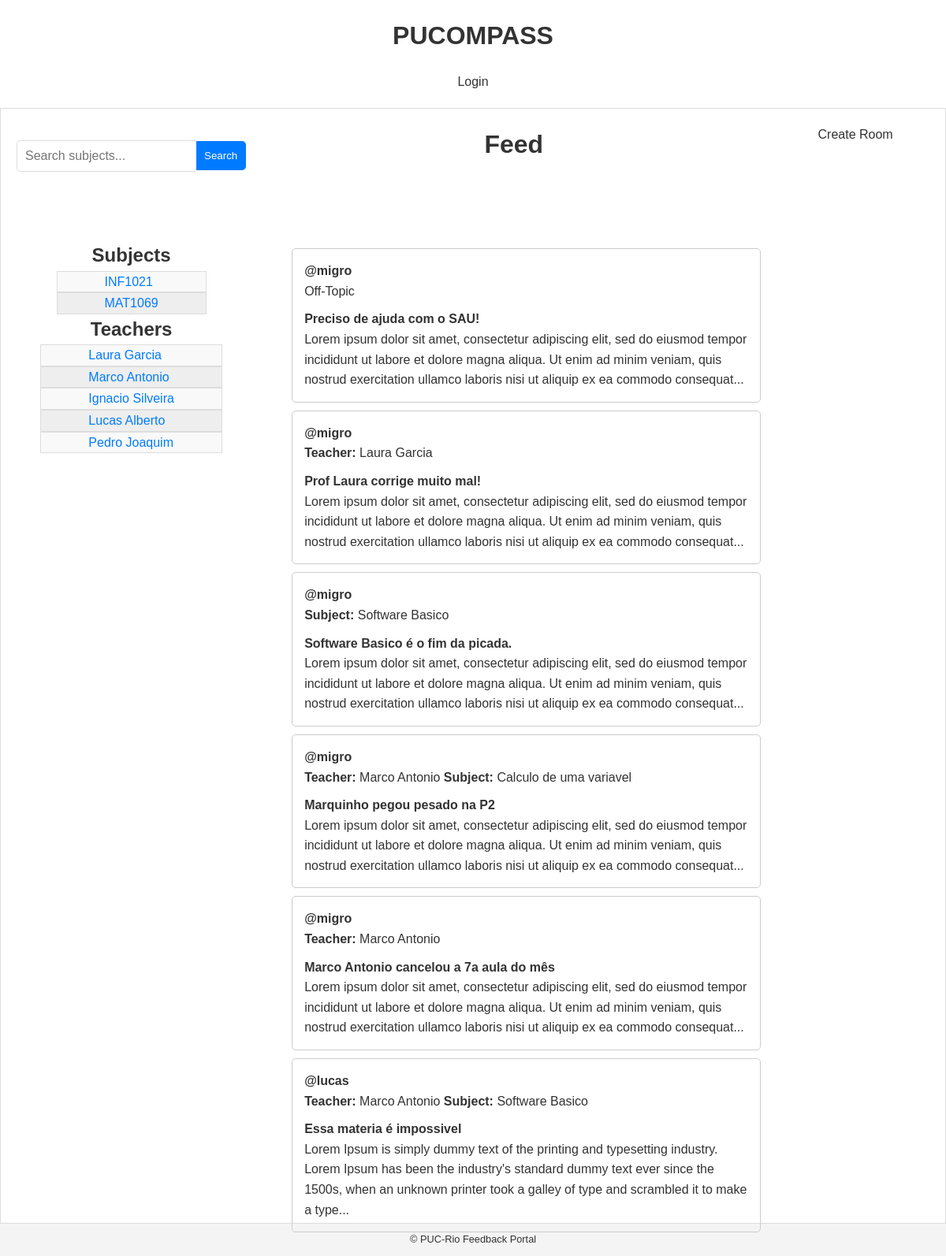
The page / on the database its author committed.
### reviews/models/entities.py (models this page shows)
class Subject(models.Model):
    name_validator = RegexValidator(
        regex=r'^[A-Z]{3}\d{4}$',
        message="Subject code must be 3 uppercase \
        letters followed by 4 digits. E.g., 'INF1343'."
    )
    code = models.CharField(
        max_length=7,
        unique=True,
        validators=[name_validator],
        primary_key=True,
        default='XXX0000',
    )
    name = models.CharField(max_length=100)
    average_stars = models.FloatField(
        validators=[MinValueValidator(1), MaxValueValidator(5)],
        default=None,
        null=True,
        blank=True)
    def __str__(self):
        return str(self.name)

class Teacher(models.Model):
    name = models.CharField(max_length=100)
    email = models.EmailField(max_length=100, unique=True,
                              null=True, blank=True)
    average_stars = models.FloatField(
        validators=[MinValueValidator(1), MaxValueValidator(5)],
        default=None,
        null=True,
        blank=True)
    def __str__(self):
        return str(self.name)

### reviews/models/feedback.py (models this page shows, shortened)
class Feedback(models.Model):
    subject = models.ForeignKey(Subject, on_delete=models.CASCADE,
                                null=True, blank=True)
    title = models.CharField(max_length=40)
    body = models.TextField()
    author = models.ForeignKey(User, on_delete=models.SET_NULL, null=True)
    teachers = models.ForeignKey(Teacher, on_delete=models.SET_NULL,
                                 null=True, blank=True)
    participants = models.ManyToManyField(User, related_name='participants',
                                          blank=True)
    created = models.DateTimeField(auto_now_add=True)
    def validate_half_number(self):
        """
        Validator to check if the value is a whole number or a half number.

        Args:
            self (float): The value to validate.

        Raises:
            ValidationError: If the value is not a whole or half number.
        """
        if self * 2 % 1 != 0:
            raise ValidationError('Value must be a whole or half number.')
    stars = models.FloatField(
        validators=[MinValueValidator(1),
                    MaxValueValidator(5),
                    validate_half_number],
        default=None, null=True, blank=True)

### reviews/views.py (the view)
# urls.py: path('', views.home, name='home'),
def home(request):
    q = request.GET.get('q') if request.GET.get('q') is not None else ''
    feedbacks = Feedback.objects.filter(
        Q(title__icontains=q) |
        Q(teachers__name__icontains=q) |
        Q(subject__name__icontains=q) |
        Q(body__icontains=q)
    )
    context = {
        'subjects': Subject.objects.filter(name__icontains=q),
        'teachers': Teacher.objects.filter(name__icontains=q),
        'feedbacks': feedbacks,
        'messages': Messages.objects.filter(feedback__title__icontains=q)
    }
    return render(request, 'reviews/home.html', context)

### reviews/templates/reviews/home.html (shortened to what this page needs)
{% extends 'base.html' %}
{% load static %}
{% block extra_styles %}
    <link rel="stylesheet" href="{% static 'reviews/css/home-page.css' %}">
    <link rel="stylesheet" href="https://cdnjs.cloudflare.com/ajax/libs/font-awesome/6.0.0-beta3/css/all.min.css">
{% endblock %}
{% block content %}
<div class="home-container" style="display: grid;grid-template-columns: 1fr 3fr 1fr;gap: 5%;">
    <div class="search-bar" style="width: 100%;display: flex;justify-content: center;align-items: center">
        <form method="GET" action="." style="display: flex; align-items: center">
            <input type="text" name="q" placeholder="Search subjects...">
            <button type="submit">Search</button>
        </form>
    </div>
    <div>
        <h1>Feed</h1>
    </div>
    <a href="{% url 'choose-room-type' %}">Create Room</a>
    <div class="subjects-list" style="display: flex; flex-direction: column; align-items: center; text-align: center; margin: 0 auto; width: 100%;">
        <h2>Subjects</h2>
        <ul>
            {% for subject in subjects %}
            <li><a href="{% url 'subject-profile' subject.code %}">{{ subject.code }}</a></li>
            {% empty %}
            <li>No subjects found.</li>
            {% endfor %}
        </ul>
        <h2>Teachers</h2>
        <ul>
            {% for teacher in teachers %}
            <li><a href="{% url 'teacher-profile' teacher.id %}">{{ teacher.name }}</a></li>
            {% empty %}
            <li>No teachers found.</li>
            {% endfor %}
        </ul>
    </div>
    <div>
        {% for feedback in feedbacks %}
            <div style="border: 1px solid #ccc; padding: 15px; margin: 10px 0; border-radius: 5px;width: 100%">
                <div style="display: flex; justify-content: space-between; align-items: center; margin-bottom: 10px;">
                    <div class="name-post">
                        <a href="{% url 'user-profile' feedback.author.id %}" style="font-weight: bold;">@{{ feedback.author.username }}</a>
                        {% if feedback.teachers or feedback.subject %}
                            <div>
                                {% if feedback.teachers %}
                                    <span style="font-weight: bold;">Teacher:</span> {{ feedback.teachers }}
                                {% endif %}
                                {% if feedback.subject %}
                                    <span style="font-weight: bold;">Subject:</span> {{ feedback.subject }}
                                {% endif %}
                            </div>
                        {% else %}
                            <div>Off-Topic</div>
                        {% endif %}
                    </div>
                </div>
                <div style="text-align: left; font-weight: bold"><a href="{% url 'feedback' feedback.id %}">{{feedback.title}}</a></div>
                {% if feedback.body|length > 230 %}
                  <p style="text-align: left">{{ feedback.body|slice:":230" }}...</p>
                {% else %}
                  <p style="text-align: left">{{ feedback.body }}</p>
                {% endif %}
            </div>
        {% empty %}
        <div>No reviews yet...</div>
        {% endfor %}
    </div>
</div>
{% endblock %}

### reviews/static/reviews/css/styles.css (style rules this page uses)
body, h1, h2, h3, p, ul, li, a { margin: 0; padding: 0; text-align: center; text-decoration: none; color: #333; }
h1 { font-family:'Gill Sans', 'Gill Sans MT', Calibri, 'Trebuchet MS', sans-serif }
body { font-family: Arial, sans-serif; line-height: 1.6; background-color: #f4f4f4; }
.search-bar { max-width: 600px; margin: 20px auto; display: flex; }
.search-bar input[type="text"] { flex-grow: 1; padding: 10px; border: 1px solid #ddd; border-radius: 5px 0 0 5px; font-size: 16px; border-right: none; }
.search-bar button { padding: 10px; background-color: #007bff; color: white; border: 1px solid #007bff; border-left: none; border-radius: 0 5px 5px 0; cursor: pointer; }
.subjects-list ul { list-style-type: none; margin: 0; padding: 0; background-color: #eee; border-collapse: collapse; }
.subjects-list li { border: 1px solid #ddd; padding-left: 60px; padding-right: 60px; display: flex; }
.subjects-list li:nth-child(odd) { background-color: #f9f9f9; }
.subjects-list a { color: #007bff; }

### reviews/static/reviews/css/home-page.css (style rules this page uses)
.home-container { display: grid; grid-template-columns: 1fr 3fr 1fr; gap: 5%; }
.name-post { text-align: left; }

### rows shown on the page
Subject: code "INF1021"
Subject: code "MAT1069"
Teacher: name "Laura Garcia"
Teacher: name "Marco Antonio"
Teacher: name "Ignacio Silveira"
Teacher: name "Lucas Alberto"
Teacher: name "Pedro Joaquim"
Feedback: author.username "migro", shows "Off-Topic", title "Preciso de ajuda com o SAU!", body "Lorem ipsum dolor sit amet, consectetur adipiscing elit, sed do eiusmod tempor incididunt ut labore et dolore magna aliqua. Ut enim ad minim veniam, quis nostrud exercitation ullamco laboris nisi ut aliquip ex ea commodo consequat"
Feedback: author.username "migro", teachers "Laura Garcia", title "Prof Laura corrige muito mal!", body "Lorem ipsum dolor sit amet, consectetur adipiscing elit, sed do eiusmod tempor incididunt ut labore et dolore magna aliqua. Ut enim ad minim veniam, quis nostrud exercitation ullamco laboris nisi ut aliquip ex ea commodo consequat"
Feedback: author.username "migro", subject "Software Basico", title "Software Basico é o fim da picada.", body "Lorem ipsum dolor sit amet, consectetur adipiscing elit, sed do eiusmod tempor incididunt ut labore et dolore magna aliqua. Ut enim ad minim veniam, quis nostrud exercitation ullamco laboris nisi ut aliquip ex ea commodo consequat"
Feedback: author.username "migro", teachers "Marco Antonio", subject "Calculo de uma variavel", title "Marquinho pegou pesado na P2", body "Lorem ipsum dolor sit amet, consectetur adipiscing elit, sed do eiusmod tempor incididunt ut labore et dolore magna aliqua. Ut enim ad minim veniam, quis nostrud exercitation ullamco laboris nisi ut aliquip ex ea commodo consequat"
Feedback: author.username "migro", teachers "Marco Antonio", title "Marco Antonio cancelou a 7a aula do mês", body "Lorem ipsum dolor sit amet, consectetur adipiscing elit, sed do eiusmod tempor incididunt ut labore et dolore magna aliqua. Ut enim ad minim veniam, quis nostrud exercitation ullamco laboris nisi ut aliquip ex ea commodo consequat"
Feedback: author.username "lucas", teachers "Marco Antonio", subject "Software Basico", title "Essa materia é impossivel", body "Lorem Ipsum is simply dummy text of the printing and typesetting industry. Lorem Ipsum has been the industry's standard dummy text ever since the 1500s, when an unknown printer took a galley of type and scrambled it to make a type"
